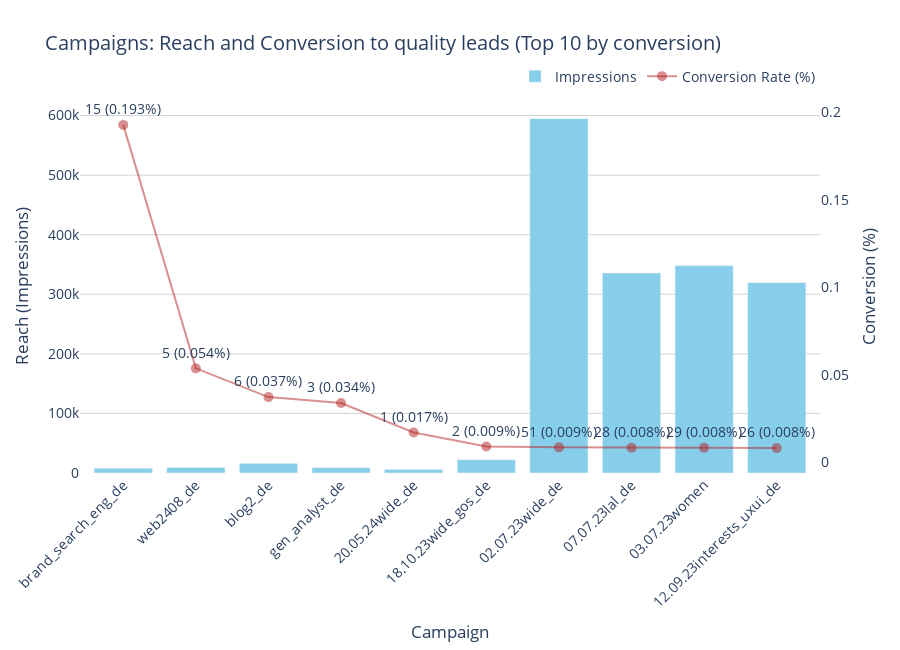

Notebook source saved alongside this figure:
### Code cell
import plotly.graph_objects as go
import plotly.graph_objects as go

# create signatures with the number of leads and conversion percentage
texts = [f"{int(leads)} ({conv:.3f}%)" for leads, conv in zip(success_top10_by_conversion['Leads'], success_top10_by_conversion['Conversion Rate (%)'])]

fig = go.Figure()

# Bar: Impressions
fig.add_trace(go.Bar(
    x=success_top10_by_conversion['Campaign'],
    y=success_top10_by_conversion['Impressions'],
    name='Impressions',
    marker_color='skyblue',
    yaxis='y1'
))

# Line: Conversion Rate (%) 
fig.add_trace(go.Scatter(
    x=success_top10_by_conversion['Campaign'],
    y=success_top10_by_conversion['Conversion Rate (%)'],
    name='Conversion Rate (%)',
    mode='lines+markers+text',
    marker=dict(color='rgba(178,34,34,0.5)', size=10),
    line=dict(width=2, color='rgba(178,34,34,0.5)'),
    text=texts,
    textposition='top center',
    yaxis='y2'
))

fig.update_layout(
    title='Campaigns: Reach and Conversion to quality leads (Top 10 by conversion)',
    xaxis=dict(title='Campaign', tickangle=-45, showgrid=False),
    yaxis=dict(
        title='Reach (Impressions)',
        showgrid=True,
        gridcolor='lightgrey',
        zeroline=False
    ),
    yaxis2=dict(
        title='Conversion (%)',
        overlaying='y',
        side='right',
        showgrid=False,
        zeroline=False
    ),
    legend=dict(        
        orientation='h',
        yanchor='bottom',
        y=1.02,
        xanchor='right',
        x=1
    ),
    plot_bgcolor='white',
    paper_bgcolor='white',
    font=dict(size=14),
    height=650
)

fig.show()

### Figure 1 — Plotly figure (JSON) as saved in the notebook; plotly's stock layout.template omitted (floating-point values rounded to 4 significant figures)
{"data": [{"marker": {"color": "skyblue"}, "name": "Impressions", "type": "bar", "x": ["brand_search_eng_de", "web2408_de", "blog2_de", "gen_analyst_de", "20.05.24wide_de", "18.10.23wide_gos_de", "02.07.23wide_de", "07.07.23lal_de", "03.07.23women", "12.09.23interests_uxui_de"], "y": [7783, 9315, 16100, 8852, 5870, 22146, 594807, 335725, 348089, 319463], "yaxis": "y"}, {"line": {"color": "rgba(178,34,34,0.5)", "width": 2}, "marker": {"color": "rgba(178,34,34,0.5)", "size": 10}, "mode": "lines+markers+text", "name": "Conversion Rate (%)", "text": ["15 (0.193%)", "5 (0.054%)", "6 (0.037%)", "3 (0.034%)", "1 (0.017%)", "2 (0.009%)", "51 (0.009%)", "28 (0.008%)", "29 (0.008%)", "26 (0.008%)"], "textposition": "top center", "type": "scatter", "x": ["brand_search_eng_de", "web2408_de", "blog2_de", "gen_analyst_de", "20.05.24wide_de", "18.10.23wide_gos_de", "02.07.23wide_de", "07.07.23lal_de", "03.07.23women", "12.09.23interests_uxui_de"], "y": [0.1927, 0.05368, 0.03727, 0.03389, 0.01704, 0.009031, 0.008574, 0.00834, 0.008331, 0.008139], "yaxis": "y2"}], "layout": {"font": {"size": 14}, "height": 650, "legend": {"orientation": "h", "x": 1, "xanchor": "right", "y": 1.02, "yanchor": "bottom"}, "paper_bgcolor": "white", "plot_bgcolor": "white", "title": {"text": "Campaigns: Reach and Conversion to quality leads (Top 10 by conversion)"}, "xaxis": {"showgrid": false, "tickangle": -45, "title": {"text": "Campaign"}}, "yaxis": {"gridcolor": "lightgrey", "showgrid": true, "title": {"text": "Reach (Impressions)"}, "zeroline": false}, "yaxis2": {"overlaying": "y", "showgrid": false, "side": "right", "title": {"text": "Conversion (%)"}, "zeroline": false}}}
